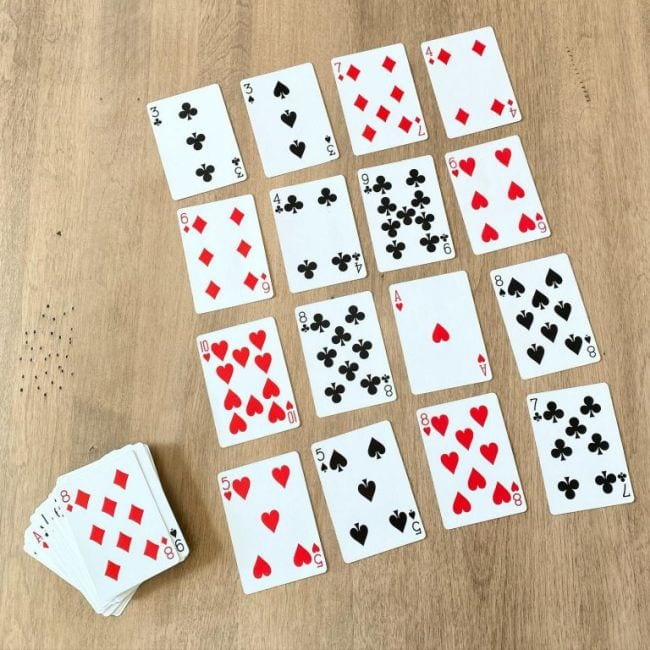
#> input picture kartumiring.jpg, 650 x 650 px
$ python 'Deteksi Ujung.py'
#> lines starting #> are read from the running program, lines starting #| are printed output that depends on the picture; after the words box and inside, x2 and y2 are one past the last pixel; in counts of white or black regions, pixels touching at a corner belong together
import cv2
import numpy as np

def detect_card(image_path, draw=True):
    # Baca gambar asli
#> called with image_path = 'kartumiring.jpg', draw = True
    original = cv2.imread(image_path)
#> original is the input picture: shape (650, 650, 3); mean B, G, R 162.5, 182.3, 198.5

    #Buat salinan gambar asl;i agar gambar asli masih tersimpan
    image = original.copy()

    #Konversi ke grayscale
    gray = cv2.cvtColor(image, cv2.COLOR_BGR2GRAY)
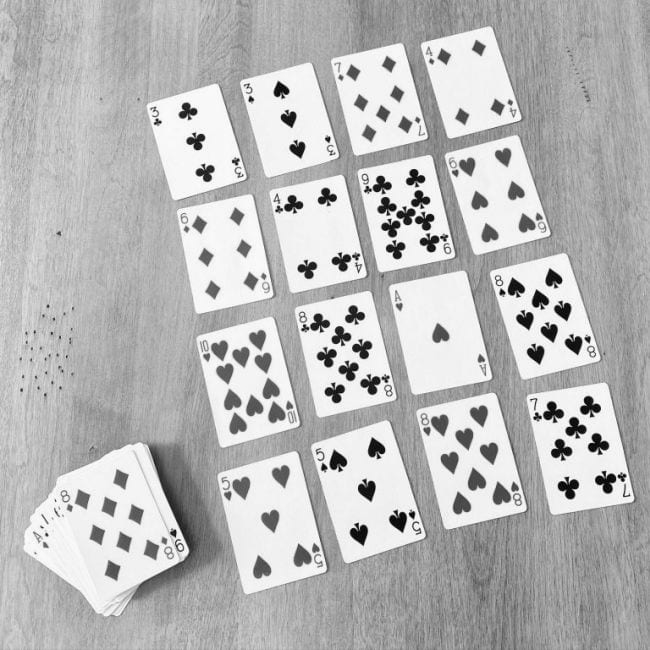
#> gray: shape (650, 650); min 0, max 255, mean 184.9

    # Filter greenscreen
    green_lower = np.array([10, 40, 50])      #jika ingin masking warna kuning ubah lower hue = 10, upper hue = 30
    green_upper = np.array([30, 255, 255])
    hsv = cv2.cvtColor(original, cv2.COLOR_BGR2HSV)
#> hsv: shape (650, 650, 3); mean H, S, V 47.2, 62, 203.4
    mask = cv2.inRange(hsv, green_lower, green_upper)
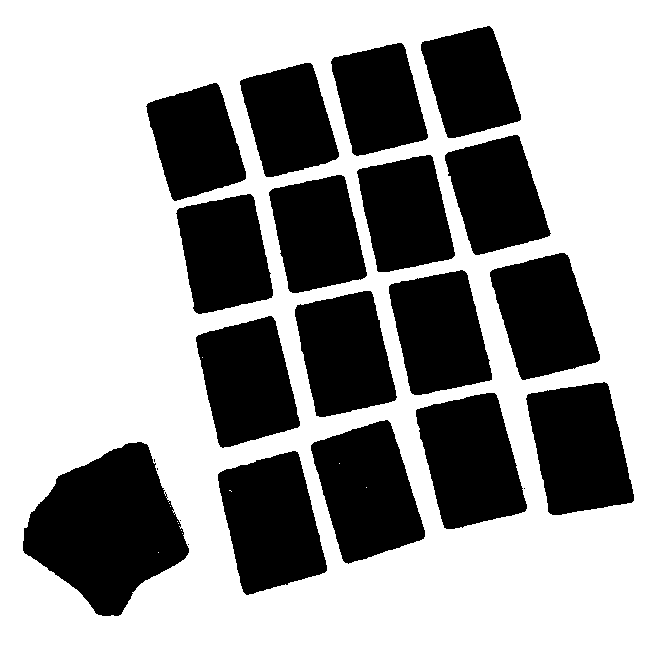
#> mask: shape (650, 650); 61.5% white; 22 black regions (5 under 20 px), largest, box (x1, y1, x2, y2) and area: (23, 442, 189, 616) 17717, (218, 451, 327, 595) 10845, (311, 420, 425, 564) 10724
    mask = cv2.bitwise_not(mask)

    # Gabungkan hasil filter dengan gambar asli
    greenscreen = cv2.bitwise_and(original, original, mask=mask)
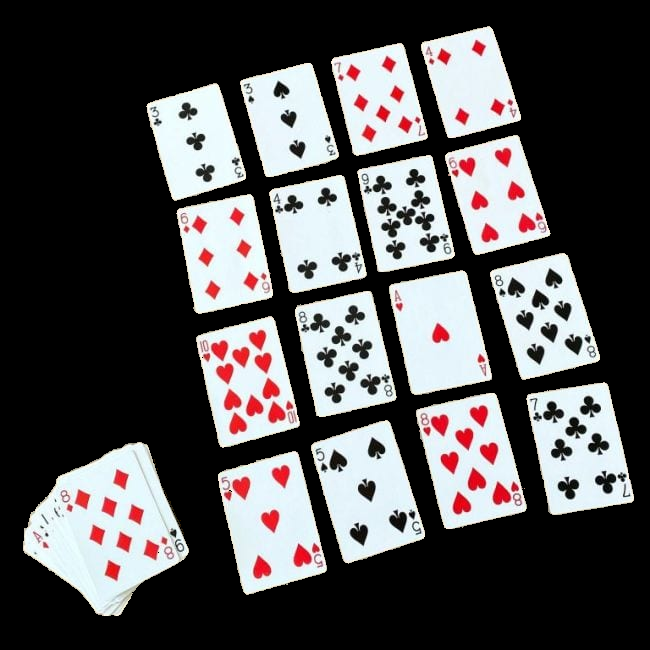
#> greenscreen: shape (650, 650, 3); mean B, G, R 82.6, 81.6, 83.1

    green = greenscreen.copy()

    #Deteksi tepi dengan Canny
    edges = cv2.Canny(greenscreen, 50, 150)
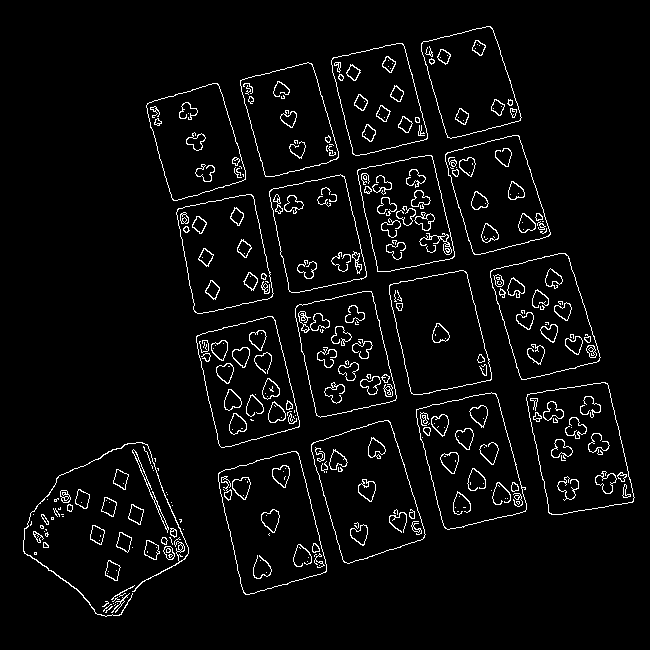
#> edges: shape (650, 650); 4.1% white in thin lines or dots, all inside (x1, y1, x2, y2) = (23, 26, 635, 617)

    #Temukan contour
    contours, _ = cv2.findContours(edges.copy(), cv2.RETR_EXTERNAL, cv2.CHAIN_APPROX_SIMPLE)
#> contours = 70 contours, 35 with area under 20; largest, box (x1, y1, x2, y2) and area: (218, 451, 327, 595) 10749, (311, 420, 426, 564) 10652, (416, 392, 527, 530) 10468, (526, 382, 635, 515) 10386, (196, 316, 300, 448) 9470

    card_corners = []

    for contour in contours:
        perimeter = cv2.arcLength(contour, True)
        approx = cv2.approxPolyDP(contour, 0.025 * perimeter, True)
        if len(approx) == 4:
            card_corners.append(approx)
            if draw:
                for i in range(len(approx)):
                    start_point = tuple(approx[i][0])
                    end_point = tuple(approx[(i + 1) % len(approx)][0])
                    #gambar tepi kartu
                    cv2.line(green, start_point, end_point, (255, 0, 255), 2)
                    #lingkari ujung kartu
                    cv2.circle(green, (approx[i][0][0], approx[i][0][1]), 3, (255, 0, 0), 3)
#> this loop made 70 passes
#> perimeter on passes 1, 3, 6, 7, 8, 9, 13, 14, 15, 16, 17, 19: 20.14, 22.97, 22.73, 20.73, 94.37, 75.5, 40.38, 18.24, 60.63, 17.07, 22.49, 11.66
#> (perimeter, approx) on passes 2, 4, 5, 10, 11, 12: (2.83, [[115, 604], [114, 605]]), (0, [[117, 603]]), (0, [[113, 603]]), (60.04, [[108, 560], [105, 575], [117, 580], [120, 567]]), (8, [[34, 552], [34, 554], [36, 554], [36, 552]]), (0, [[132, 547]])
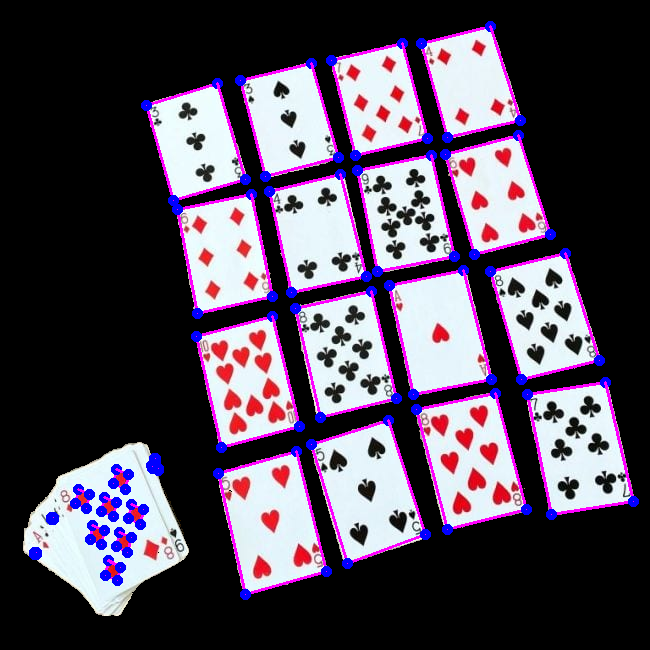
#> green: shape (650, 650, 3); 5.84% of pixels changed, all inside (x1, y1, x2, y2) = (29, 21, 639, 600)
#> after the loop, card_corners = 28 contours, 5 with area under 20; largest, box (x1, y1, x2, y2) and area: (218, 451, 327, 595) 10221, (311, 420, 426, 564) 9996, (527, 382, 634, 515) 9885, (416, 393, 527, 530) 9880, (196, 316, 300, 448) 9042

    cv2.imshow('Kartu Asli', original)
    cv2.imshow('masking', greenscreen)
    cv2.imshow('Kartu Terdeteksi', green)
    cv2.waitKey(0)
    cv2.destroyAllWindows()

    return card_corners

image_path = 'kartumiring.jpg'
detect_card(image_path, draw=True)
